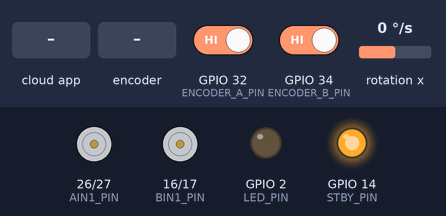
Recording of a sketch running on a simulated ESP32. On the bench: motor-driver pin pairs drawn as motors (green arrow = first pin HIGH = forward, orange = second pin HIGH = backward, longer = more drive, scaled by the enable pin, stopped while the standby pin is LOW), output pins drawn as LEDs (lit = HIGH). Wiring (inferred from the names in the program): MPU-6050 motion sensor at I2C address 0x68. The test bench sets the inputs (shaded band); at power-on: GPIO 32 (ENCODER_A_PIN) HIGH, GPIO 34 (ENCODER_B_PIN) HIGH, rotation x 0 °/s. The ROS host is connected and sends only what is stated; what the sketch prints to the serial monitor is not drawn.

Above: at 5.0 s.
5.1 s: the phone or cloud app sets linear.x to -100
At 5.4 s:
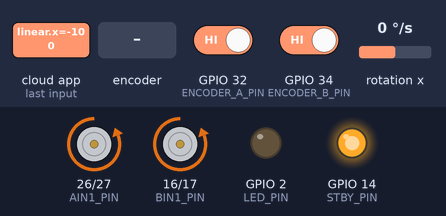
6.6 s: rotary encoder on GPIO 32 (ENCODER_A_PIN) / GPIO 34 (ENCODER_B_PIN) turned 3 steps (first pin leading)
At 6.88 s:
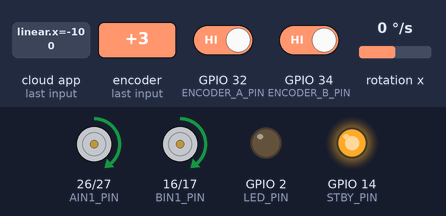
8.7 s: rotary encoder on GPIO 32 (ENCODER_A_PIN) / GPIO 34 (ENCODER_B_PIN) turned 2 steps (second pin leading)
At 9.5 s:
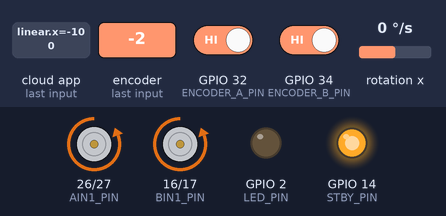
10.6 s: the phone or cloud app sets linear.x to 0
At 11.3 s:
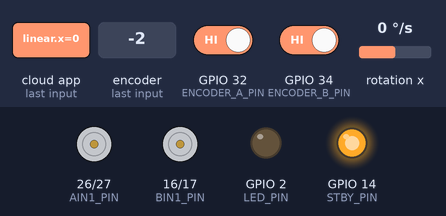
12.1 s: the phone or cloud app sets angular.z to -100
At 12.6 s:
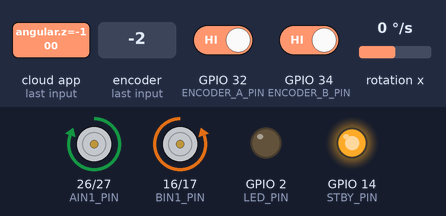
13.6 s: the phone or cloud app sets linear.x to 100
At 14.2 s:
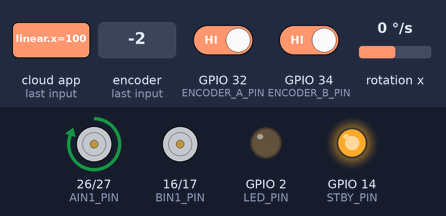
Timing chart, 0 to 16.1 s (numbered marks = the images above; inputs shaded):
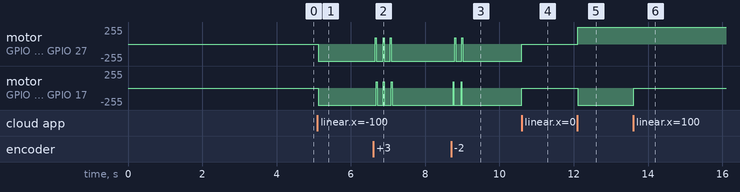

The sketch:

ejer1_keyboard.ino
```cpp
#include <Arduino.h>
#include <Wire.h>
#include <micro_ros_arduino.h>

#include <rcl/rcl.h>
#include <rcl/error_handling.h>
#include <rclc/rclc.h>
#include <rclc/executor.h>

#include <std_msgs/msg/int32.h>
#include <std_msgs/msg/float32.h>
#include <geometry_msgs/msg/vector3.h>
#include <geometry_msgs/msg/twist.h>

// =====================================================
// CONFIGURACIÓN DE TU ENCODER
// =====================================================
#define ENCODER_RESOLUTION 330.0

// =====================================================
// PINES SEGUN TU ESQUEMATICO
// =====================================================
#define PWMA_PIN 25
#define AIN2_PIN 27
#define AIN1_PIN 26

#define PWMB_PIN 18
#define BIN2_PIN 17
#define BIN1_PIN 16

#define STBY_PIN 14

#define SDA_PIN 21
#define SCL_PIN 22
#define MPU6050_ADDR 0x68

#define ENCODER_A_PIN 32
#define END1_POS_PIN 33
#define ENCODER_B_PIN 34
#define END2_POS_PIN 35

#define LED_PIN 2

// =====================================================
// CONFIGURACION PWM Y RANGOS
// =====================================================
#define PWM_FREQ 20000
#define PWM_RESOLUTION 8
#define PWM_CHANNEL_A 0
#define PWM_CHANNEL_B 1

#define USE_LIMIT_SAFETY false
#define LIMIT_ACTIVE_LOW true

const int PWM_MIN_MOV = 80;
const int PWM_MAX_MOV = 255;
const int PWM_DEADBAND = 25;

// =====================================================
// PARÁMETROS SMOOTH MODE
// =====================================================
const float MAX_RPM_CHANGE_PER_CYCLE = 3.0;
const float input_filter_alpha = 0.6;

// =====================================================
// FILTRO DE VELOCIDAD
// =====================================================
const float velocity_filter_alpha = 0.6;

// =====================================================
// COMPENSACIÓN DE ASIMETRÍA MOTOR
// =====================================================
const float motor_b_balance_factor = 1.02;

// =====================================================
// PARÁMETROS IMU
// =====================================================
float gyro_filter_alpha = 0.8;
const float GYRO_DEADBAND = 0.1;
const unsigned long GYRO_RECAL_INTERVAL = 10000;
float gyro_recal_old_weight = 0.9;
float gyro_recal_new_weight = 0.1;

// =====================================================
// CLASE PID
// =====================================================
class PIDController {
  public:
    float kp, ki, kd, dt, output_min, output_max, integral_limit;
    float _integral, _prev_error;

    PIDController(float kp = 0.6, float ki = 0.10, float kd = 0.15, float dt = 0.02,
                  float output_min = -1.0, float output_max = 1.0, float integral_limit = 25.0) {
        this->kp = kp;
        this->ki = ki;
        this->kd = kd;
        this->dt = dt;
        this->output_min = output_min;
        this->output_max = output_max;
        this->integral_limit = integral_limit;
        reset();
    }

    float compute(float setpoint, float measurement) {
        float error = setpoint - measurement;
        float p_term = kp * error;

        _integral += error * dt;
        _integral = max(-integral_limit, min(integral_limit, _integral));
        float i_term = ki * _integral;

        float derivative = (error - _prev_error) / dt;
        float d_term = kd * derivative;
        _prev_error = error;

        float output = p_term + i_term + d_term;
        output = max(output_min, min(output_max, output));

        if (output >= output_max || output <= output_min) {
            _integral -= error * dt;
        }

        return output;
    }

    void reset() {
        _integral = 0.0;
        _prev_error = 0.0;
    }

    void set_gains(float kp, float ki, float kd) {
        this->kp = kp;
        this->ki = ki;
        this->kd = kd;
        reset();
    }
};

PIDController pid_motor_a(0.6, 0.10, 0.15, 0.02);
PIDController pid_motor_b(0.6, 0.10, 0.15, 0.02);

// =====================================================
// MICRO-ROS OBJETOS
// =====================================================
rcl_node_t node;
rclc_support_t support;
rclc_executor_t executor;
rcl_allocator_t allocator;

rcl_subscription_t cmd_vel_sub;
geometry_msgs__msg__Twist cmd_vel_msg;

rcl_publisher_t rpm_left_pub;
std_msgs__msg__Float32 rpm_left_msg;

rcl_publisher_t rpm_right_pub;
std_msgs__msg__Float32 rpm_right_msg;

rcl_publisher_t imu_yaw_pub;
std_msgs__msg__Float32 imu_yaw_msg;

// =====================================================
// VARIABLES DE ESTADO Y CONTROL
// =====================================================
int motor_a_cmd = 0;
int motor_b_cmd = 0;

volatile long encoder_a_total_ticks = 0;
volatile long encoder_b_total_ticks = 0;

unsigned long last_control_time = 0;
unsigned long last_gyro_recal_time = 0;

float target_rpm_a = 0.0;
float target_rpm_b = 0.0;

float _prev_rpm_a = 0.0;
float _prev_rpm_b = 0.0;
float _prev_linear = 0.0;
float _prev_angular = 0.0;

float gyro_x_offset = 0;
float current_yaw = 0;
float target_yaw = 0;
bool is_going_straight = false;
unsigned long last_mpu_time = 0;

float Kp_gyro = 0.5;
float gyro_deadband_deg = 3.0;
float _prev_gyro_x_filtered = 0.0;

// =====================================================
// RUTINAS DE INTERRUPCIÓN (ISRs)
// =====================================================
void IRAM_ATTR ISR_encoder_a() {
  encoder_a_total_ticks++;
}

void IRAM_ATTR ISR_encoder_b() {
  encoder_b_total_ticks++;
}

// =====================================================
// PROTOTIPOS
// =====================================================
void motor_a_write(int pwm);
void motor_b_write(int pwm);
void motors_init();
void mpu6050_init_improved();
void mpu6050_init() { mpu6050_init_improved(); }
void recalibrate_gyro_offset_dynamic();
void update_yaw_improved();
void update_yaw() { update_yaw_improved(); }
void control_loop_pid();
float constrain_change(float current, float previous, float max_change);
float apply_lowpass_filter(float current, float previous, float alpha);

// =====================================================
// ERROR
// =====================================================
#define RCCHECK(fn) { rcl_ret_t temp_rc = fn; if ((temp_rc != RCL_RET_OK)) error_loop(); }
#define RCSOFTCHECK(fn) { rcl_ret_t temp_rc = fn; (void)temp_rc; }

void error_loop() {
  while (1) {
    digitalWrite(LED_PIN, !digitalRead(LED_PIN));
    delay(100);
  }
}

float apply_lowpass_filter(float current, float previous, float alpha) {
  return alpha * current + (1.0 - alpha) * previous;
}

float constrain_change(float current, float previous, float max_change) {
  float delta = current - previous;
  if (delta > max_change) {
    return previous + max_change;
  } else if (delta < -max_change) {
    return previous - max_change;
  }
  return current;
}

/// =====================================================
// LÓGICA /cmd_vel - CORREGIDA CON CORTE DIRECTO DE FILTRO
// =====================================================
void cmd_vel_callback(const void * msgin) {
  const geometry_msgs__msg__Twist * msg =
    (const geometry_msgs__msg__Twist *)msgin;

  float linear = msg->linear.x;
  float angular = msg->angular.z;


  if (fabs(linear) < 0.01 && fabs(angular) < 0.01) {
    linear = 0.0;
    angular = 0.0;
    _prev_linear = 0.0;
    _prev_angular = 0.0;
    target_rpm_a = 0.0;
    target_rpm_b = 0.0;
  } else {
    linear = apply_lowpass_filter(linear, _prev_linear, input_filter_alpha);
    angular = apply_lowpass_filter(angular, _prev_angular, input_filter_alpha);
    _prev_linear = linear;
    _prev_angular = angular;
  }


  float base_rpm = linear * 40.0;
  base_rpm = constrain(base_rpm, -25.0, 25.0);

  float rpm_left = base_rpm;
  float rpm_right = base_rpm;

  if (angular == 0.0 && linear != 0.0) {
    if (!is_going_straight) {
      target_yaw = current_yaw;
      is_going_straight = true;
    }

    float error_yaw = target_yaw - current_yaw;

    if (fabs(error_yaw) > gyro_deadband_deg) {
      float gyro_correction = error_yaw * Kp_gyro;

      if (linear < 0) {
        rpm_left  -= gyro_correction;
        rpm_right += gyro_correction;
      } else {
        rpm_left  += gyro_correction;
        rpm_right -= gyro_correction;
      }
    }
  } else {
    is_going_straight = false;


    float turn_rpm = angular * 12.0;
    turn_rpm = constrain(turn_rpm, -15.0, 15.0);

    rpm_left  -= turn_rpm;
    rpm_right += turn_rpm;
  }


  target_rpm_a = constrain_change(rpm_left, target_rpm_a, MAX_RPM_CHANGE_PER_CYCLE);
  float rpm_right_balanced = rpm_right / motor_b_balance_factor;
  target_rpm_b = constrain_change(rpm_right_balanced, target_rpm_b, MAX_RPM_CHANGE_PER_CYCLE);
}
// =====================================================
// LAZO PID (PRINCIPAL) - CORREGIDO CON APAGADO ABSOLUTO
// =====================================================
void control_loop_pid() {
  unsigned long now = millis();
  float dt = (now - last_control_time) / 1000.0;

  if (dt < 0.02) return;
  last_control_time = now;

  noInterrupts();
  long ticks_a = encoder_a_total_ticks;
  long ticks_b = encoder_b_total_ticks;
  encoder_a_total_ticks = 0;
  encoder_b_total_ticks = 0;
  interrupts();

  float dt_minutes = dt / 60.0;
  float current_rpm_a = ((float)ticks_a / ENCODER_RESOLUTION) / dt_minutes;
  float current_rpm_b = ((float)ticks_b / ENCODER_RESOLUTION) / dt_minutes;

  current_rpm_a = apply_lowpass_filter(current_rpm_a, _prev_rpm_a, velocity_filter_alpha);
  current_rpm_b = apply_lowpass_filter(current_rpm_b, _prev_rpm_b, velocity_filter_alpha);
  _prev_rpm_a = current_rpm_a;
  _prev_rpm_b = current_rpm_b;


  if (abs(target_rpm_a) < 0.05 && abs(target_rpm_b) < 0.05) {
    target_rpm_a = 0.0;
    target_rpm_b = 0.0;
    pid_motor_a.reset();
    pid_motor_b.reset();


    motor_a_write(0);
    motor_b_write(0);


    rpm_left_msg.data = 0.0;
    RCSOFTCHECK(rcl_publish(&rpm_left_pub, &rpm_left_msg, NULL));
    rpm_right_msg.data = 0.0;
    RCSOFTCHECK(rcl_publish(&rpm_right_pub, &rpm_right_msg, NULL));
    imu_yaw_msg.data = current_yaw;
    RCSOFTCHECK(rcl_publish(&imu_yaw_pub, &imu_yaw_msg, NULL));

    return;
  }


  if (target_rpm_a < 0) current_rpm_a = -current_rpm_a;
  if (target_rpm_b < 0) current_rpm_b = -current_rpm_b;

  float pid_out_a = pid_motor_a.compute(target_rpm_a, current_rpm_a);
  float pid_out_b = pid_motor_b.compute(target_rpm_b, current_rpm_b);

  int pwm_output_a = 0;
  int pwm_output_b = 0;

  // Motor A
  if (target_rpm_a > 0.1) {
    pwm_output_a = map(pid_out_a * 1000, 0, 1000, PWM_MIN_MOV, PWM_MAX_MOV);
    if (abs(pwm_output_a) < PWM_DEADBAND) { pwm_output_a = 0; pid_motor_a.reset(); }
  } else if (target_rpm_a < -0.1) {
    pwm_output_a = map(pid_out_a * 1000, -1000, 0, -PWM_MAX_MOV, -PWM_MIN_MOV);
    if (abs(pwm_output_a) < PWM_DEADBAND) { pwm_output_a = 0; pid_motor_a.reset(); }
  }

  // Motor B
  if (target_rpm_b > 0.1) {
    pwm_output_b = map(pid_out_b * 1000, 0, 1000, PWM_MIN_MOV, PWM_MAX_MOV);
    if (abs(pwm_output_b) < PWM_DEADBAND) { pwm_output_b = 0; pid_motor_b.reset(); }
  } else if (target_rpm_b < -0.1) {
    pwm_output_b = map(pid_out_b * 1000, -1000, 0, -PWM_MAX_MOV, -PWM_MIN_MOV);
    if (abs(pwm_output_b) < PWM_DEADBAND) { pwm_output_b = 0; pid_motor_b.reset(); }
  }

  motor_a_write(pwm_output_a);
  motor_b_write(pwm_output_b);

  static unsigned long last_print = 0;
  if (millis() - last_print >= 200) {
    last_print = millis();
    Serial.print("TargetA:"); Serial.print(target_rpm_a, 1);
    Serial.print(" | RealA:"); Serial.print(current_rpm_a, 1);
    Serial.print(" | PWMA:"); Serial.print(pwm_output_a);
    Serial.print(" || TargetB:"); Serial.print(target_rpm_b, 1);
    Serial.print(" | RealB:"); Serial.print(current_rpm_b, 1);
    Serial.print(" | PWMB:"); Serial.print(pwm_output_b);
    Serial.print(" | Yaw:"); Serial.println(current_yaw, 2);
  }

  rpm_left_msg.data = current_rpm_a;
  RCSOFTCHECK(rcl_publish(&rpm_left_pub, &rpm_left_msg, NULL));

  rpm_right_msg.data = current_rpm_b;
  RCSOFTCHECK(rcl_publish(&rpm_right_pub, &rpm_right_msg, NULL));

  imu_yaw_msg.data = current_yaw;
  RCSOFTCHECK(rcl_publish(&imu_yaw_pub, &imu_yaw_msg, NULL));
}
// =====================================================
// MOTOR A & B WRITE
// =====================================================
void motor_a_write(int pwm) {
  pwm = constrain(pwm, -255, 255);
  if (pwm > 0) { digitalWrite(AIN1_PIN, HIGH); digitalWrite(AIN2_PIN, LOW); ledcWrite(PWM_CHANNEL_A, pwm); }
  else if (pwm < 0) { digitalWrite(AIN1_PIN, LOW); digitalWrite(AIN2_PIN, HIGH); ledcWrite(PWM_CHANNEL_A, -pwm); }
  else { digitalWrite(AIN1_PIN, LOW); digitalWrite(AIN2_PIN, LOW); ledcWrite(PWM_CHANNEL_A, 0); }
}

void motor_b_write(int pwm) {
  pwm = constrain(pwm, -255, 255);
  if (pwm > 0) { digitalWrite(BIN1_PIN, HIGH); digitalWrite(BIN2_PIN, LOW); ledcWrite(PWM_CHANNEL_B, pwm); }
  else if (pwm < 0) { digitalWrite(BIN1_PIN, LOW); digitalWrite(BIN2_PIN, HIGH); ledcWrite(PWM_CHANNEL_B, -pwm); }
  else { digitalWrite(BIN1_PIN, LOW); digitalWrite(BIN2_PIN, LOW); ledcWrite(PWM_CHANNEL_B, 0); }
}

// =====================================================
// MPU6050 MEJORADO
// =====================================================
void mpu6050_init_improved() {
  Wire.begin(SDA_PIN, SCL_PIN);
  Wire.beginTransmission(MPU6050_ADDR);
  Wire.write(0x6B); Wire.write(0); Wire.endTransmission(true);
  delay(100);

  long sum = 0; int samples = 500;
  Serial.println("Calibrando gyro...");
  for (int i = 0; i < samples; i++) {
    Wire.beginTransmission(MPU6050_ADDR); Wire.write(0x43); Wire.endTransmission(false);
    Wire.requestFrom((uint8_t)MPU6050_ADDR, (size_t)2, true);
    int16_t raw_x = (Wire.read() << 8) | Wire.read();
    sum += raw_x; delay(2);
  }
  gyro_x_offset = (float)sum / samples;
  Serial.print("✅ Gyro Offset: "); Serial.println(gyro_x_offset);
  last_mpu_time = millis();
  last_gyro_recal_time = millis();
}

void update_yaw_improved() {
  unsigned long current_time = millis();
  float dt = (current_time - last_mpu_time) / 1000.0;
  last_mpu_time = current_time;
  if (dt <= 0.0) return;

  Wire.beginTransmission(MPU6050_ADDR); Wire.write(0x43); Wire.endTransmission(false);
  Wire.requestFrom((uint8_t)MPU6050_ADDR, (size_t)2, true);
  int16_t raw_x = (Wire.read() << 8) | Wire.read();
  float gyro_x = ((float)raw_x - gyro_x_offset) / 131.0;
  if (abs(gyro_x) < GYRO_DEADBAND) gyro_x = 0.0;

  float filtered_gyro_x = gyro_filter_alpha * gyro_x + (1.0 - gyro_filter_alpha) * _prev_gyro_x_filtered;
  _prev_gyro_x_filtered = filtered_gyro_x;
  current_yaw += filtered_gyro_x * dt;

  if (millis() - last_gyro_recal_time > GYRO_RECAL_INTERVAL) {
    recalibrate_gyro_offset_dynamic();
    last_gyro_recal_time = millis();
  }
}

void recalibrate_gyro_offset_dynamic() {
  if (abs(target_rpm_a) < 5.0 && abs(target_rpm_b) < 5.0) {
    long sum = 0; int samples = 100;
    for (int i = 0; i < samples; i++) {
      Wire.beginTransmission(MPU6050_ADDR); Wire.write(0x43); Wire.endTransmission(false);
      Wire.requestFrom((uint8_t)MPU6050_ADDR, (size_t)2, true);
      int16_t raw_x = (Wire.read() << 8) | Wire.read();
      sum += raw_x; delay(1);
    }
    float new_offset = (float)sum / samples;
    gyro_x_offset = gyro_recal_old_weight * gyro_x_offset + gyro_recal_new_weight * new_offset;
  }
}

void motors_init() {
  pinMode(PWMA_PIN, OUTPUT); pinMode(AIN1_PIN, OUTPUT); pinMode(AIN2_PIN, OUTPUT);
  pinMode(PWMB_PIN, OUTPUT); pinMode(BIN1_PIN, OUTPUT); pinMode(BIN2_PIN, OUTPUT);
  pinMode(STBY_PIN, OUTPUT); digitalWrite(STBY_PIN, HIGH);
  ledcSetup(PWM_CHANNEL_A, PWM_FREQ, PWM_RESOLUTION); ledcAttachPin(PWMA_PIN, PWM_CHANNEL_A);
  ledcSetup(PWM_CHANNEL_B, PWM_FREQ, PWM_RESOLUTION); ledcAttachPin(PWMB_PIN, PWM_CHANNEL_B);
  pinMode(ENCODER_A_PIN, INPUT_PULLUP); pinMode(ENCODER_B_PIN, INPUT_PULLUP);
  attachInterrupt(digitalPinToInterrupt(ENCODER_A_PIN), ISR_encoder_a, RISING);
  attachInterrupt(digitalPinToInterrupt(ENCODER_B_PIN), ISR_encoder_b, RISING);
  motor_a_write(0); motor_b_write(0);
}

void setup() {
  Serial.begin(115200);
  delay(500);
  Serial.println("\n=== ROBOT ESP32 - TELEOP SUAVE ===");
  pinMode(LED_PIN, OUTPUT);
  mpu6050_init();

  char ssid[] = "ZTE_2.4G_WRgugR";
  char psk[]  = "aWV6fWY6";
  char agent_ip[] = "192.168.1.102";
  set_microros_wifi_transports(ssid, psk, agent_ip, 8888);
  delay(2000);

  motors_init();

  allocator = rcl_get_default_allocator();
  RCCHECK(rclc_support_init(&support, 0, NULL, &allocator));
  RCCHECK(rclc_node_init_default(&node, "esp32_robot_node", "", &support));

  RCCHECK(rclc_subscription_init_default(&cmd_vel_sub, &node, ROSIDL_GET_MSG_TYPE_SUPPORT(geometry_msgs, msg, Twist), "/cmd_vel"));
  RCCHECK(rclc_publisher_init_default(&rpm_left_pub, &node, ROSIDL_GET_MSG_TYPE_SUPPORT(std_msgs, msg, Float32), "/real_rpm_left"));
  RCCHECK(rclc_publisher_init_default(&rpm_right_pub, &node, ROSIDL_GET_MSG_TYPE_SUPPORT(std_msgs, msg, Float32), "/real_rpm_right"));
  RCCHECK(rclc_publisher_init_default(&imu_yaw_pub, &node, ROSIDL_GET_MSG_TYPE_SUPPORT(std_msgs, msg, Float32), "/imu_yaw"));

  RCCHECK(rclc_executor_init(&executor, &support.context, 2, &allocator));
  RCCHECK(rclc_executor_add_subscription(&executor, &cmd_vel_sub, &cmd_vel_msg, &cmd_vel_callback, ON_NEW_DATA));

  last_control_time = millis();
  Serial.println("✅ Modo Teclado Suave Listo\n");
}

void loop() {
  update_yaw();
  control_loop_pid();
  RCSOFTCHECK(rclc_executor_spin_some(&executor, RCL_MS_TO_NS(10)));
  delay(1);
}
```

Measured:
- after the input at 5.1 s, motor on GPIO 26 (AIN1_PIN) / GPIO 27 (AIN2_PIN), motor on GPIO 16 (BIN1_PIN) / GPIO 17 (BIN2_PIN): stopped → backward 255/255 at once
- after the input at 10.6 s, motor on GPIO 26 (AIN1_PIN) / GPIO 27 (AIN2_PIN), motor on GPIO 16 (BIN1_PIN) / GPIO 17 (BIN2_PIN): backward 255/255 → stopped at once
- after the input at 12.1 s, motor on GPIO 26 (AIN1_PIN) / GPIO 27 (AIN2_PIN): stopped → forward 255/255 at once; motor on GPIO 16 (BIN1_PIN) / GPIO 17 (BIN2_PIN): stopped → backward 255/255 at once
- after the input at 13.6 s, motor on GPIO 16 (BIN1_PIN) / GPIO 17 (BIN2_PIN): backward 255/255 → stopped at once
